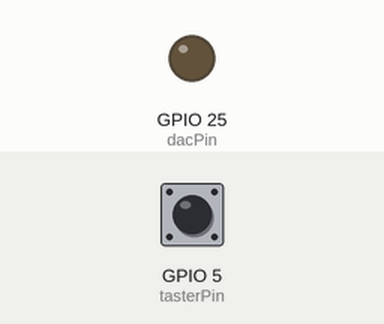
This sketch was run on a simulated ESP32. Shown: output pins drawn as LEDs (lit = HIGH). Inputs (shaded band) come from the test bench; at power-on: GPIO 5 (tasterPin) HIGH.

Above: at 1.2 s.
1.3 s: GPIO 5 (tasterPin) pulled LOW for 0.15 s
At 2.5 s:
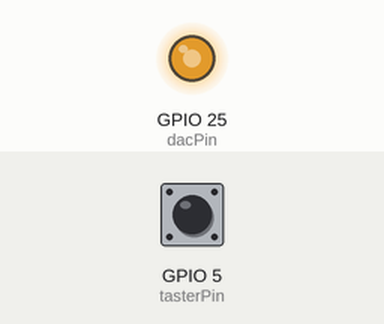
2.9 s: GPIO 5 (tasterPin) pulled LOW for 1 s
At 4.0 s:
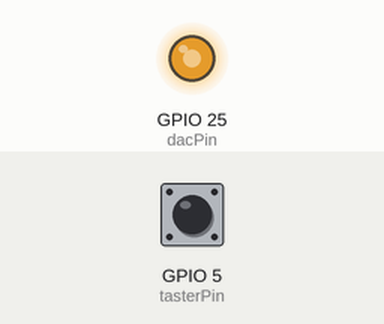
Timing chart, 0 to 5.9 s (numbered marks = the images above; inputs shaded):
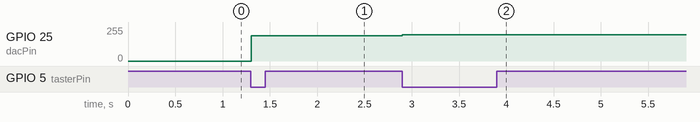

Measured:
- after the input at 1.3 s, GPIO 25 (dacPin): 0/255 → 190/255 at once
- after the input at 2.9 s, GPIO 25 (dacPin): 190/255 → 196/255 at once

The sketch:

esp32lichterkette.ino
```cpp
const int tasterPin = 5;          // Taster an GPIO5
const int dacPin    = 25;         // DAC1 (GPIO25)

const int spannungen[] = {190, 196, 202, 208, 214, 220};  // DAC-Werte für 2.456–2.844 V
const int maxStufe = sizeof(spannungen) / sizeof(spannungen[0]);  // 6 Stufen

int stufe = -1;  // -1 = AUS
bool letzterTasterStatus = HIGH;
unsigned long letzteTaste = 0;
const unsigned long cooldown = 300;  // 0.3 s

void setup() {
  pinMode(tasterPin, INPUT_PULLUP);
  dacWrite(dacPin, 0);  // Start AUS
}

void loop() {
  bool tasterStatus = digitalRead(tasterPin);

  if (tasterStatus == LOW &&
      letzterTasterStatus == HIGH &&
      millis() - letzteTaste > cooldown) {

    letzteTaste = millis();
    stufe++;

    if (stufe == maxStufe) {
      dacWrite(dacPin, 0);  // AUS nach max
    } else if (stufe > maxStufe) {
      stufe = 0;            // Neustart ab erster Spannung
      dacWrite(dacPin, spannungen[stufe]);
    } else {
      dacWrite(dacPin, spannungen[stufe]);
    }
  }

  letzterTasterStatus = tasterStatus;
}
```
